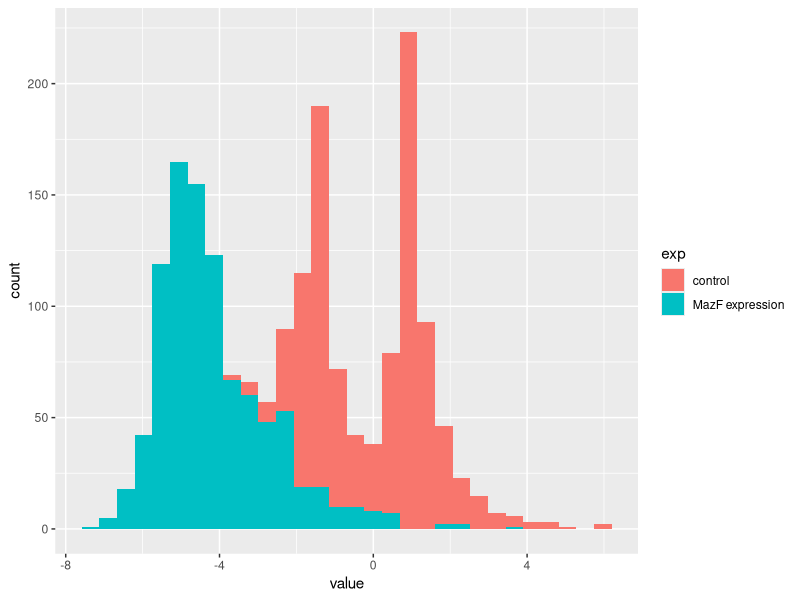

Write the R code that produced this figure.
## ---- chunk 1
library(tidyverse)
library(reshape2)
d <- read_delim("forboxplot.csv", delim = ";")
## ---- chunk 2
str(d)
## ---- chunk 3
d_long <- melt(d)
#d_long <- d %>% melt()

#c(2, 3) %>% sum() %>% sqrt()


#sqrt(sum(c(2, 3)))
## ---- chunk 4
d_long$variable <- d_long$variable %>%  str_replace_all( "^ ", "")
## ---- chunk 5
d_long1 <- d_long %>% separate(variable, c("exp", "time", "min"), sep = " " )
## ---- chunk 6
d_long1$time <- str_replace_all(d_long1$time, "h", "")
d_long1$time <- str_replace_all(d_long1$time, "1", "60")
d_long1$time <- as.numeric(d_long1$time)
## ---- chunk 7
d_long1$`MazF regulon` <- d_long1$`MazF regulon` %>% str_replace_all("yes", "MazF regulon")
d_long1$`MazF regulon` <- d_long1$`MazF regulon` %>% str_replace_all("no", "other proteins")
## ---- chunk 8
d_long1$exp <- d_long1$exp %>% str_replace_all("MazF", "MazF expression")
## ---- chunk 9
d_long1 <- d_long1 %>% select(-min)
## ---- chunk 10
ggplot(d_long1, aes(x = value, fill=exp)) + geom_histogram()
